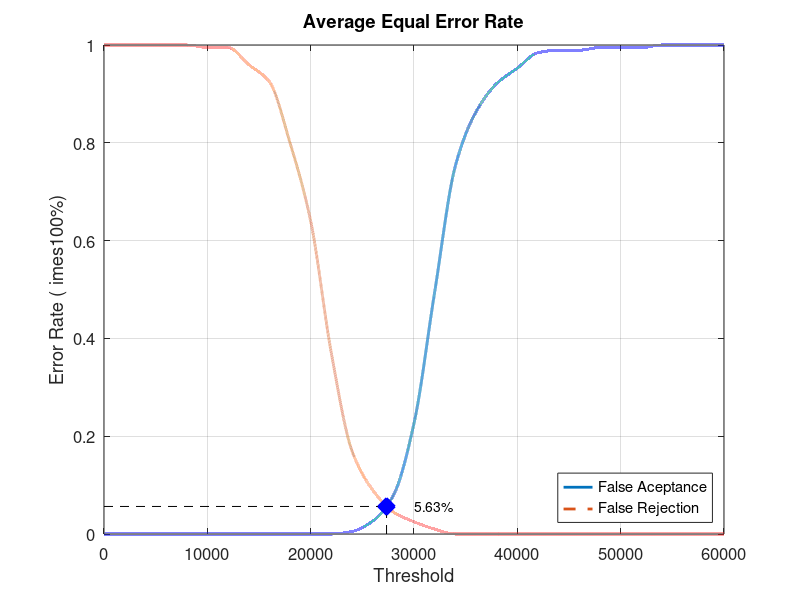
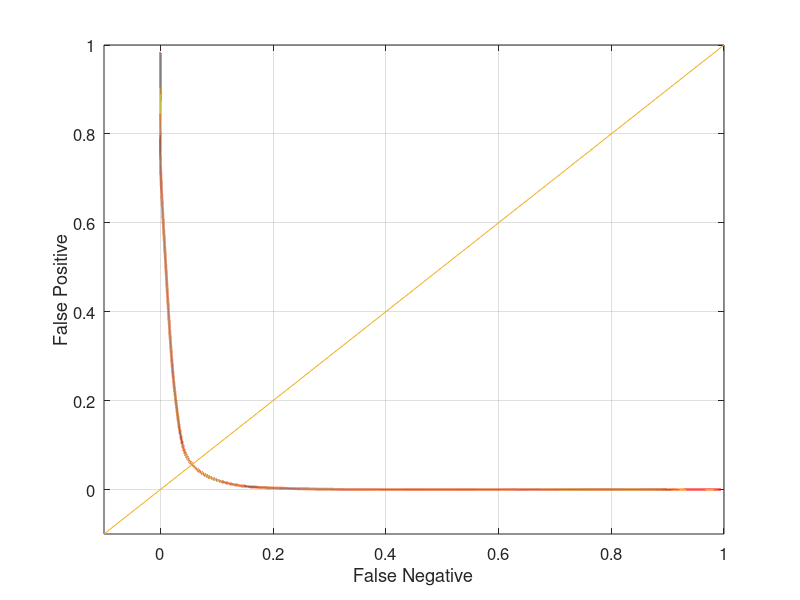

Write the MATLAB code that produced these figures, in order.
close all;
clear;
clc;
x = 0:2000:60000;
xq = 0:0.5:60000;

y0 = [0 0 0 0 0 0 0 0 0 0 0 0 0.00526316 0.0263158 0.0789474 0.226316 0.494737 0.752632 0.863158 0.921053 0.952632 0.984211 0.989474 0.989474 0.994737 0.994737 0.994737 1 1 1 1]
yy0 = interp1(x, y0, xq, 'pchip');
y1 = [1 1 1 1 1 0.995 0.995 0.96 0.925 0.8 0.64 0.37 0.17 0.09 0.045 0.025 0.01 0 0 0 0 0 0 0 0 0 0 0 0 0 0]
yy1 = interp1(x, y1, xq, 'pchip');

% Calculating EER: 
y2 = abs(y0 - y1);
find(y2 == min(y2))
yy2 = abs(yy0 - yy1);
xEER = find(yy2 == min(yy2));
xEERIndex = xq(xEER) % X-axis EER
yEER = yy0(xEER) % Y-axis EER

main = figure
plot(xq, yy0,'-','LineWidth', 2);	hold on
plot(xq, yy1,'--','LineWidth', 2);	hold on
plot([xEERIndex xEERIndex], [0 yEER], 'k--');	hold on
plot([0 xEERIndex], [yEER yEER], 'k--');	hold on
plot(xEERIndex, yEER, 'bx', 'LineWidth', 10);	hold on
text(xEERIndex + 10 * xEERIndex / 100, yEER, [num2str(round((10000 * yEER)) / 100) '%'])
legend('False Aceptance', 'False Rejection', 'Location', 'SouthEast')
xlabel('Threshold')
ylabel('Error Rate (	imes100%)')
title('Average Equal Error Rate')
set(gca, 'FontSize', 12)
axis([0 60000 0 1])
grid on

print(main, 'Database2_3Main', '-dpng');
FNRxFPR = figure('Color', [1 1 1]);
plot(yy1, yy0, '-', yy1, yy0, 'LineWidth', 2);
hold on
y = -0.1:0.1:1
plot(y, y); 
set(gca, 'FontSize', 12)
xlabel('False Negative')
ylabel('False Positive')
axis([-0.1 1 -0.1 1])
set(gca, 'FontSize', 12)
grid on

print(FNRxFPR, 'Database2_3FNRxFPR','-dpng');
